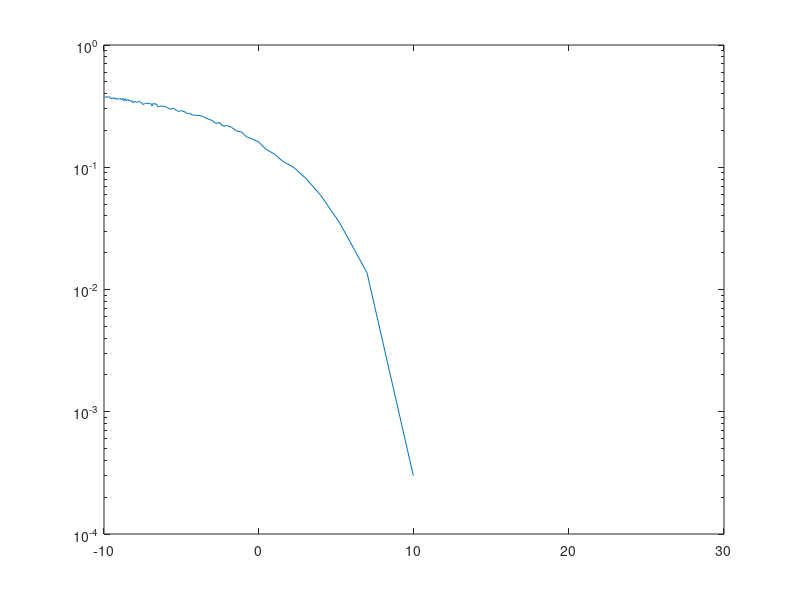

Source code (MATLAB):
var=0.001:0.1:10;
for i=1:length(var)
len=10000;
s=randi([0 1],[1,len]);
s(s==0)=-1;

s1=s(1:len/2);
s2=s((len/2)+1:len);
datain=s1+sqrt(-1).*s2;
noi=sqrt(var(i)).*(randn(1,len/2)+sqrt(-1).*randn(1,len/2));
recin=datain+noi;
%scatterplot(recin)
x1=real(recin);
x2=imag(recin);
recin=[x1, x2];
recin(recin>0)=1;
recin(recin<=0)=-1;
temp=length(find(s~=recin));
BER(i)=temp/len;
SNR(i)=10*log10(1/var(i));
end
semilogy(SNR,BER)